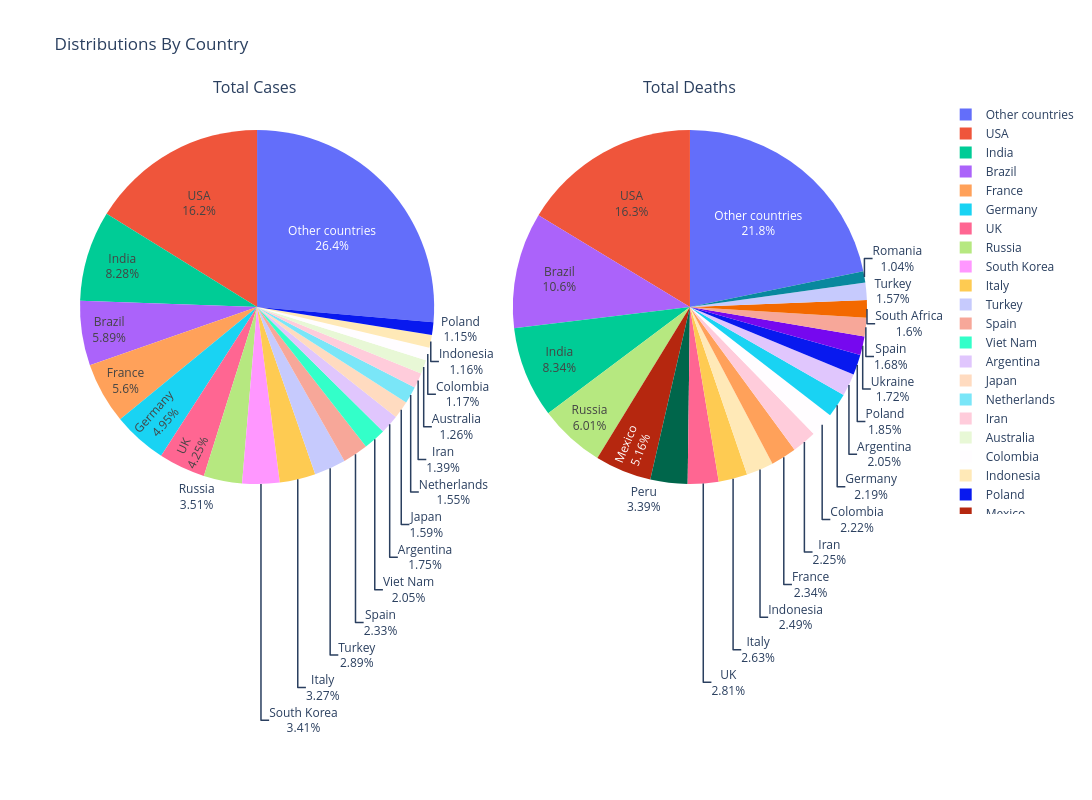

The notebook cell saved with this chart:
### Code cell
# Pie Chart 

# Sum up the total deaths and total cases 

total_cases = df['total_cases'].sum()
total_deaths = df['total_deaths'].sum()

# Sorting the df 

df_case_sorted = df.sort_values('total_cases', ascending=False)
df_death_sorted = df.sort_values('total_deaths', ascending=False)


df_case_sorted.loc[df_case_sorted.index[20:], 'country'] = 'Other countries'
df_death_sorted.loc[df_death_sorted.index[20:], 'country'] = 'Other countries'

# ---------------- Plot ----------------
fig = make_subplots(rows=1, cols=2, 
                    specs=[[{'type': 'domain'}, {'type': 'domain'}]],
                    subplot_titles=("Total Cases ", "Total Deaths"))

fig.add_trace(go.Pie(values=df_case_sorted['total_cases'],
                     labels=df_case_sorted['country'],
                     name='Cases',
                     scalegroup='one'
                    ),
                     1, 1)

fig.add_trace(go.Pie(values=df_death_sorted['total_deaths'],
                     labels=df_death_sorted['country'],
                     scalegroup='two',
                     name='Deaths',
                    ),
                     1, 2)
# fig = px.pie(df_case_sorted, 
#              values='total_cases', 
#              names='country', 
#              title='Total Case Distribution')

fig.update_traces(textinfo='percent+label')
fig.update_layout(width=1200, 
                  height=800,
                  legend=dict(
                  x=1.1,  # Move right (outside chart)
                  y=0.5),
                  margin=dict(r=150),
                  title='Distributions By Country')


fig.write_html(PROJECT_ROOT/ "figures" / "Cases_Deaths_Distribution_by_Country.html")

fig.show()

### Figure 1 — Plotly figure (JSON) as saved in the notebook; plotly's stock layout.template omitted (floating-point values rounded to 4 significant figures; data arrays with more than 128 entries replaced by an {"elided": "..."} marker saying what was removed)
{"data": [{"domain": {"x": [0, 0.45], "y": [0, 1]}, "labels": {"elided": "226 str values"}, "name": "Cases", "scalegroup": "one", "textinfo": "percent+label", "type": "pie", "values": {"elided": "226 int values"}}, {"domain": {"x": [0.55, 1], "y": [0, 1]}, "labels": {"elided": "226 str values"}, "name": "Deaths", "scalegroup": "two", "textinfo": "percent+label", "type": "pie", "values": {"elided": "226 int values"}}], "layout": {"annotations": [{"font": {"size": 16}, "showarrow": false, "text": "Total Cases ", "x": 0.225, "xanchor": "center", "xref": "paper", "y": 1, "yanchor": "bottom", "yref": "paper"}, {"font": {"size": 16}, "showarrow": false, "text": "Total Deaths", "x": 0.775, "xanchor": "center", "xref": "paper", "y": 1, "yanchor": "bottom", "yref": "paper"}], "height": 800, "legend": {"x": 1.1, "y": 0.5}, "margin": {"r": 150}, "title": {"text": "Distributions By Country"}, "width": 1200}}
